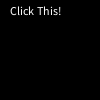
Frame 1 (no input)
Frame 60 (the mouse pressed at the canvas centre just before this capture): identical to frame 1, image omitted
Frame 120 (the mouse held since frame 60 and released just before this capture): identical to frame 1, image omitted

The Processing sketch that drew this single still picture (run headless with seeded random() and noise(); from frame 60 on, the mouse is pressed at the canvas centre):

// Processing sketch: processing_103328
// ── processing_103328.pde

void setup() {
  size(100, 100);
  background(0);
  text("Click This!", 10, 15);
}

int stage = 0;

void draw() {
}
void mousePressed() {
  if (stage == 0) {
    stage = 1;
    background(255);
    fill(255, 0, 0);
    ellipse(50, 50, 70, 70);
    fill(0);
    text("Click This!", 10, 15);
  } else if (stage == 1) {
    stage = 2;
    background(255);
    fill(255, 255, 0);
    ellipse(50, 50, 70, 70);
    fill(0);
    text("Click This!", 10, 15);
  } else if (stage == 2) {
    stage = 3;
    background(255);
    fill(0, 255, 0);
    ellipse(50, 50, 70, 70);
    fill(0);
    text("Click This!", 10, 15);
  } else if (stage == 3) {
    stage = 0;
    background(0);
    fill(255);
    text("Click This!", 10, 15);
  }
}
